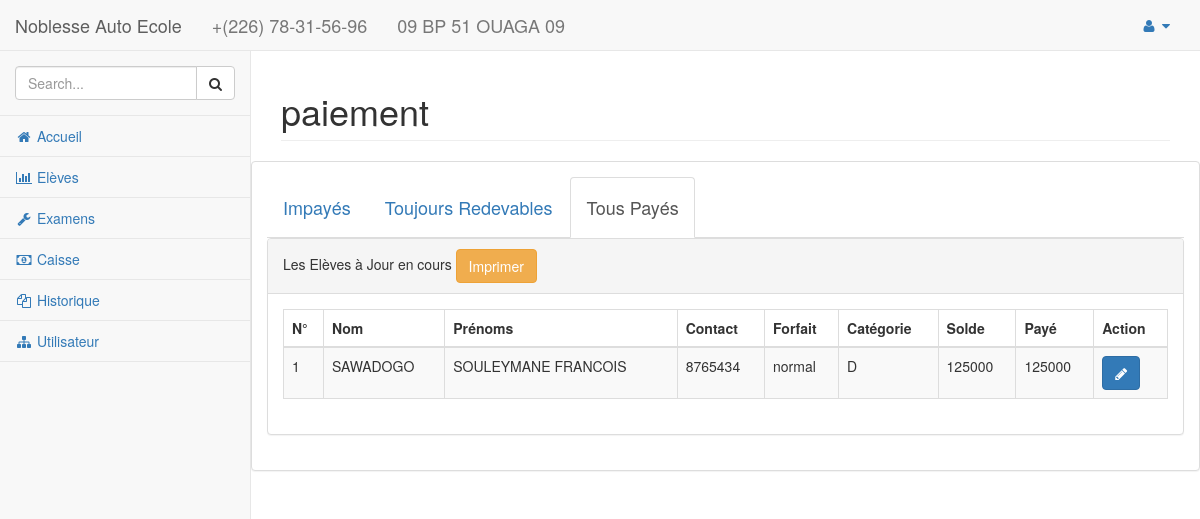
The app's page /view/index.php?page=paiement (signed in) with its own data.
### tables this page shows
CREATE TABLE `eleve` (
  `id_eleve` int(10) NOT NULL,
  `nom` varchar(30) DEFAULT NULL,
  `prenom` varchar(100) DEFAULT NULL,
  `contact` varchar(30) DEFAULT NULL,
  `profession` varchar(100) DEFAULT NULL,
  `adresse` varchar(100) DEFAULT NULL,
  `dob` date DEFAULT NULL,
  `sexe` varchar(15) DEFAULT NULL,
  `dor` date NOT NULL,
  `pob` varchar(100) DEFAULT NULL,
  `categorie` varchar(30) DEFAULT NULL,
  `solde` float DEFAULT NULL,
  `forfait` varchar(100) DEFAULT NULL,
  `statut` int(2) NOT NULL DEFAULT 1
);

### model/Eleve.class.php (called while the page is built, shortened)
<?php
 class Eleve extends Model
 {
    public static function afficherPaiement()
    {
        $con = parent::getPDO();
       $ins = $con->query('SELECT nom,prenom,id_eleve,SUM(somme)
            AS some, solde,categorie,contact, forfait
            FROM eleve e, paiement p
            WHERE e.id_eleve=p.eleve
            AND statut=1
            GROUP BY e.id_eleve ORDER BY e.nom,e.prenom');
        $donne = $ins->fetchAll(PDO::FETCH_CLASS, 'Eleve');
        return $donne;
    }
 }

### view/page/paiement.php (the view, shortened to what this page needs)
<?php include_once '../model/Eleve.class.php' ; ?>
<div class="row">
    <div class="panel panel-default">
        <div class="panel-body">
            <ul class="nav nav-tabs">
                <li ><a href="#liste_imp" data-toggle="tab"><h4>Impayés</h4></a>
                </li>
                <li><a href="#liste_red" data-toggle="tab"><h4>Toujours Redevables</h4></a>
                </li>
                <li class="active"><a href="#liste_solde" data-toggle="tab"><h4>Tous Payés</h4></a>
                </li>
            </ul>
            <div class="tab-content">
                <div class="tab-pane fade  in active" id="liste_solde">
                    <div class="panel panel-default">
                        <div class="panel-heading">
                            Les Elèves à Jour en cours
                            <a href="../public/pdf/paiement.php?ind=solde" target="_blank" class="btn btn-warning">Imprimer</a>
                        </div>
                        <div class="panel-body">
                            <table width="100%" class="table table-striped table-bordered table-hover" id="dataTables-example">
                                <thead>
                                    <tr>
                                        <th>N°</th>
                                        <th>Nom</th>
                                        <th>Prénoms</th>
                                        <th>Contact</th>
                                        <th>Forfait</th>
                                        <th>Catégorie</th>
                                        <th>Solde</th>
                                        <th>Payé</th>
                                        <th>Action</th>
                                    </tr>
                                </thead>
                                <tbody>
                            <?php
                                 $pupil = Eleve::afficherPaiement(); $k=1;
                                 foreach ($pupil as $pup) :
                                 if ($pup->solde == $pup->some)
                                 {
                            ?>
                                    <tr class="odd gradeX">
                                        <td><?=$k; ?></td>
                                        <td><?=$pup->nom; ?></td>
                                        <td><?=$pup->prenom; ?></td>
                                        <td><?=$pup->contact; ?></td>
                                        <td><?=$pup->forfait; ?></td>
                                        <td><?=$pup->categorie; ?></td>
                                        <td><?=$pup->solde; ?></td>
                                        <td><?=$pup->some?></td>
                                        <td class="center">
                                            <a title="Détail" class="btn btn-primary" href="index.php?page=de_eleve&id_eleve=<?=$pup->id_eleve;?>">
                                              <span class="fa fa-pencil"></span>
                                            </a>
                                        </td>
                                    </tr>
                                    <?php $k++;} ?>
                                    <?php endforeach; ?>
                                </tbody>
                            </table>
                        </div>
                    </div>
                </div>
            </div>
        </div>
    </div>
</div>

### records on screen
eleve: nom "SAWADOGO", prenom "SOULEYMANE FRANCOIS", contact "8765434", forfait "normal", categorie "D", solde "125000", some "125000"

### other values on screen
$config['NOM'] "Noblesse Auto Ecole"
$config['NUMERO'] "+(226) 78-31-56-96"
$config['LOCATION'] "09 BP 51 OUAGA 09"
$page "paiement"
